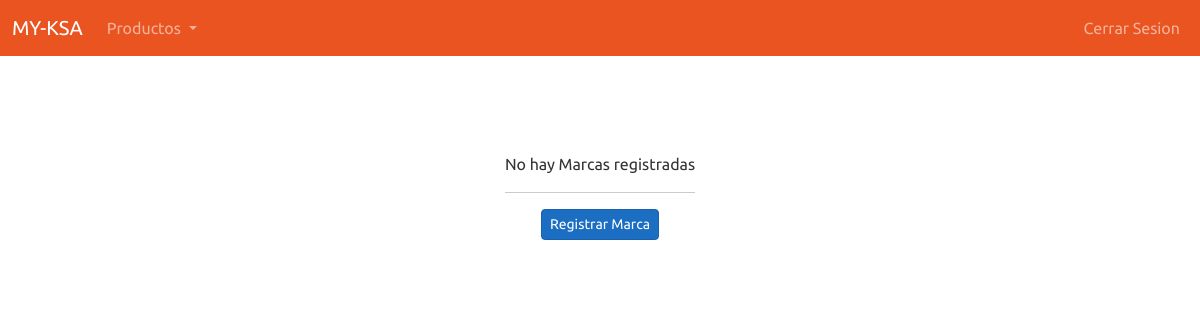
Page /product/brand/ (signed in) on the earlier database version.
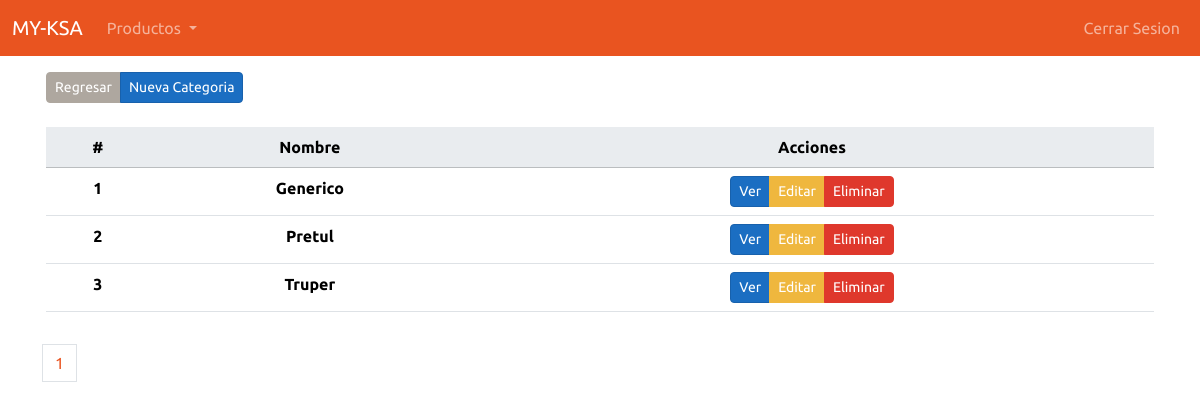
Same page on the later database version.
### src/products/models.py (models this page shows, shortened)
class Brand(models.Model):
    id = models.UUIDField(primary_key=True,editable=False,default=uuid.uuid4)
    name = models.CharField(verbose_name="Marca",max_length=250,blank=False,null=False)
    slug = models.SlugField()
    created_at = models.DateTimeField(auto_now_add=True)
    updated_at = models.DateTimeField(auto_now=True)
    class Meta:
        verbose_name = "brand"
        verbose_name_plural = "brands"

### src/products/views.py (the view)
# urls.py: path('brand/',BrandListView.as_view(),name="brand_index"),
class BrandListView(LoginRequiredMixin,ListView):
    template_name="brand/index.html"
    paginate_by=20
    model = BrandForms.Meta.model
    context_object_name="brand_list"
    queryset=BrandForms.Meta.model.objects.all().order_by('name')
    def get_context_data(self, **kwargs):
        context = super().get_context_data(**kwargs)
        context["title"] = "Marcas"
        return context

### template/brand/index.html (shortened to what this page needs)
{% extends '../layout/_layout.html' %}
{% block content %}
    {% if brand_list %}
    <div class="row">
        <div class="p-3 text-center">
            <div class="row ">
                <div class="col-auto text-center">
                    <div class="btn-group btn-group-sm" role="group" aria-label="Basic mixed styles example"">
                        <a href="#" class="btn btn-secondary ">Regresar</a>
                        <a type="button" href="{% url 'brand_create' %}" class="btn btn-primary">Nueva Categoria</a>
                    </div>
                </div>
            </div>
            <br/>
            <div class="table-responsive-md">
                <table class="table">
                    <thead class="table-light">
                        <tr>
                            <th>
                                #
                            </th>
                            <th>
                                Nombre
                            </th>
                            <th>Acciones</th>
                        </tr>
                    </thead>
                    <tbody>
                        {% for brand in brand_list %}
                        <tr>
                            <th>
                                {{forloop.counter}}
                            </th>
                            <th>
                                {{brand.name}}
                            </th>
                            <th>
                                <div class="btn-group btn-group-sm">
                                    <a href="{% url 'brand_detail' brand.slug %}" class="btn btn-primary btn-sm">Ver</a>
                                    <a href="{% url 'brand_edit' brand.slug %}" class="btn btn-warning">Editar</a>
                                    <a href="{% url 'brand_delete' brand.slug %}" class="btn btn-danger btn-sm">Eliminar</a>
                                </div>
                            </th>
                        </tr>
                        {% endfor %}
                    </tbody>
                </table>
            </div>
        </div>
    </div>
    {% include '../components/_paginator.html' %}
    {% else %}
    <div class="m-0 pt-5 row justify-content-center align-items-center" >
        <div class="col-auto p-5  text-center">
            No hay Marcas registradas
            <hr/>
            <a class="btn btn-primary btn-sm" href="{% url 'brand_create' %}" >Registrar Marca</a>
        </div>
    </div>
    {% endif %}
{% endblock content %}

### template/layout/_layout.html (shortened to what this page needs)
<!DOCTYPE html>
<html lang="en">
<head>
    {% load static %}
    <link rel="stylesheet" href="{% static 'css/bootstrap.min.css' %}">
    <link rel="stylesheet" href="{% static 'css/styles.css' %}">
</head>
<body>
    {% include '../components/_nav.html' %}
    <div class="container">
        <main role="main" class="pb-3">
            {% block content %}
            {% endblock content %}
        </main>
    </div>
</body>
</html>

### template/components/_nav.html (shortened to what this page needs)
<nav class="navbar navbar-expand-sm bg-primary " data-bs-theme="dark">
    <div class="container-fluid">
        <a class="navbar-brand" href="#">MY-KSA</a>
    <div class="collapse navbar-collapse" id="navbarSupportedContent">
        <ul class="navbar-nav me-auto mb-2 mb-lg-0">
        {% if user.is_authenticated %}
        <li class="nav-item dropdown">
            <a class="nav-link dropdown-toggle" href="#" role="button" data-bs-toggle="dropdown" aria-expanded="false">
                Productos
            </a>
        </li>
        {% endif %}
        </ul>
        <div class="d-flex" role="search">
        {% if user.is_authenticated %}
        <ul class="navbar-nav">
            <li class="nav-item">
                <a class="nav-link" href="{% url 'log_out' %}">Cerrar Sesion</a>
            </li>
        </ul>
        {% else %}
        <ul class="navbar-nav">
            <li class="nav-item">
                <a class="nav-link" href="{% url 'login' %}">Inicio de Sesion</a>
            </li>
        </ul>
        {% endif %}
        </div>
        </div>
    </div>
</nav>

### template/components/_paginator.html (shortened to what this page needs)
<nav>
    <ul class="pagination">
        {% for page in page_obj.paginator  %}
            <li class="page_item">
                <a href="?page={{page.number}}" class="page-link">
                    {{page.number}}
                </a>
            </li>
        {% endfor %}
    </ul>
</nav>

### staticfiles/static/css/styles.css (style rules this page uses)
html { font-size: 14px; }
@media (min-width: 768px) { html { font-size: 16px; } }
html { position: relative; min-height: 100%; }
body { margin-bottom: 60px; }
a.navbar-brand { white-space: normal; text-align: center; word-break: break-all; }
.btn-primary { color: #fff; background-color: #1b6ec2; border-color: #1861ac; }

Differences in the rows shown:
added Brand: name "Generico"
added Brand: name "Pretul"
added Brand: name "Truper"
Other differences:
text no longer shown: "No hay Marcas registradas Registrar Marca"
text now shown: "Regresar Nueva Categoria # Nombre Acciones"
new list line: "1"
